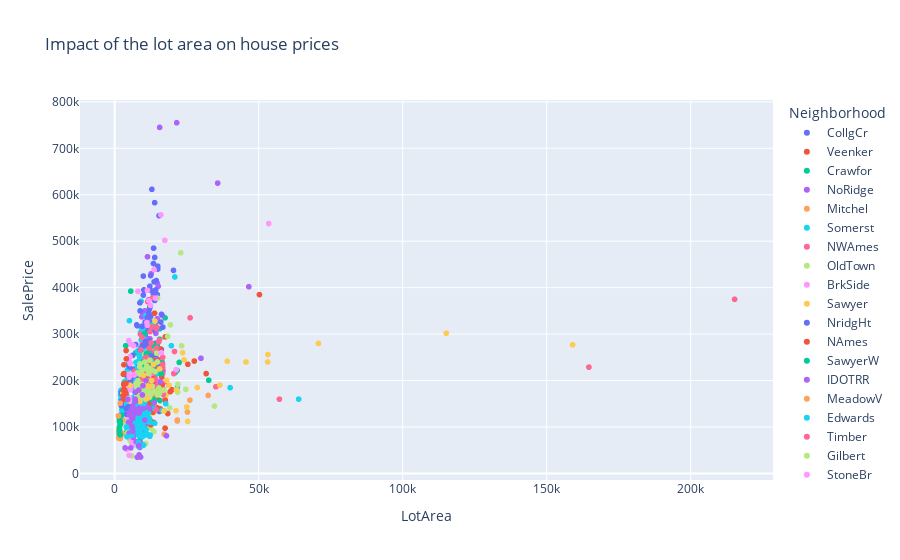

Source (notebook cell):
### Code cell
# LotFrontage and LotArea: continuous variables => Line plots or scatter plots
fig = px.scatter(train, x = "LotArea", y = "SalePrice", color = "Neighborhood",
                title = "Impact of the lot area on house prices")
fig.show()
